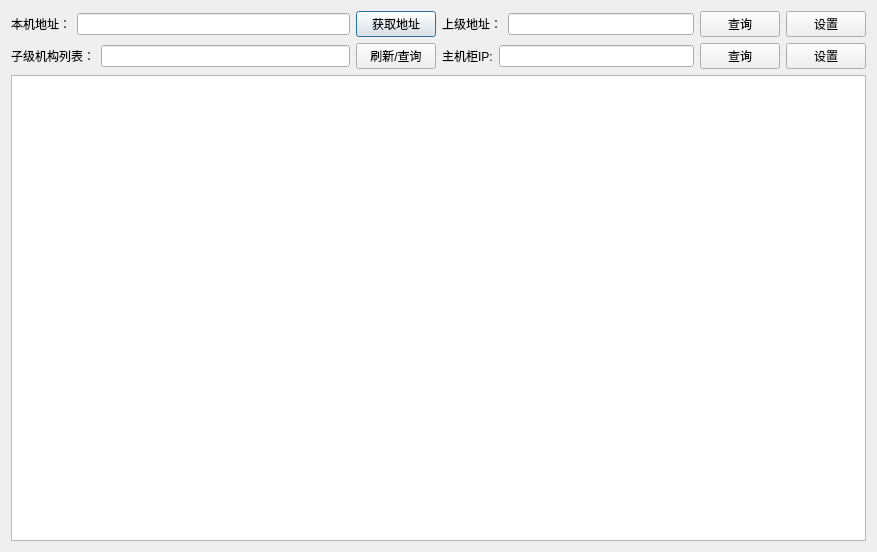
<?xml version="1.0" encoding="UTF-8"?>
<ui version="4.0">
 <class>outbound</class>
 <widget class="QDialog" name="outbound">
  <property name="geometry">
   <rect>
    <x>0</x>
    <y>0</y>
    <width>877</width>
    <height>552</height>
   </rect>
  </property>
  <property name="windowTitle">
   <string>Dialog</string>
  </property>
  <layout class="QGridLayout" name="gridLayout">
   <item row="0" column="0">
    <layout class="QHBoxLayout" name="horizontalLayout">
     <item>
      <widget class="QLabel" name="label">
       <property name="text">
        <string>本机地址：</string>
       </property>
      </widget>
     </item>
     <item>
      <widget class="QLineEdit" name="lineEdit"/>
     </item>
     <item>
      <widget class="QPushButton" name="pushButton">
       <property name="text">
        <string>获取地址</string>
       </property>
      </widget>
     </item>
    </layout>
   </item>
   <item row="0" column="1">
    <layout class="QHBoxLayout" name="horizontalLayout_2">
     <item>
      <widget class="QLabel" name="label_2">
       <property name="text">
        <string>上级地址：</string>
       </property>
      </widget>
     </item>
     <item>
      <widget class="QLineEdit" name="lineEdit_2"/>
     </item>
     <item>
      <widget class="QPushButton" name="pushButton_6">
       <property name="text">
        <string>查询</string>
       </property>
      </widget>
     </item>
     <item>
      <widget class="QPushButton" name="pushButton_2">
       <property name="text">
        <string>设置</string>
       </property>
      </widget>
     </item>
    </layout>
   </item>
   <item row="1" column="0">
    <layout class="QHBoxLayout" name="horizontalLayout_4">
     <item>
      <widget class="QLabel" name="label_3">
       <property name="text">
        <string>子级机构列表：</string>
       </property>
      </widget>
     </item>
     <item>
      <widget class="QLineEdit" name="lineEdit_3"/>
     </item>
     <item>
      <widget class="QPushButton" name="pushButton_3">
       <property name="text">
        <string>刷新/查询</string>
       </property>
      </widget>
     </item>
    </layout>
   </item>
   <item row="1" column="1">
    <layout class="QHBoxLayout" name="horizontalLayout_3">
     <item>
      <widget class="QLabel" name="label_4">
       <property name="text">
        <string>主机柜IP:</string>
       </property>
      </widget>
     </item>
     <item>
      <widget class="QLineEdit" name="lineEdit_4"/>
     </item>
     <item>
      <widget class="QPushButton" name="pushButton_4">
       <property name="text">
        <string>查询</string>
       </property>
      </widget>
     </item>
     <item>
      <widget class="QPushButton" name="pushButton_5">
       <property name="text">
        <string>设置</string>
       </property>
      </widget>
     </item>
    </layout>
   </item>
   <item row="2" column="0" colspan="2">
    <widget class="QTableView" name="tableView"/>
   </item>
  </layout>
 </widget>
 <resources/>
 <connections/>
</ui>
